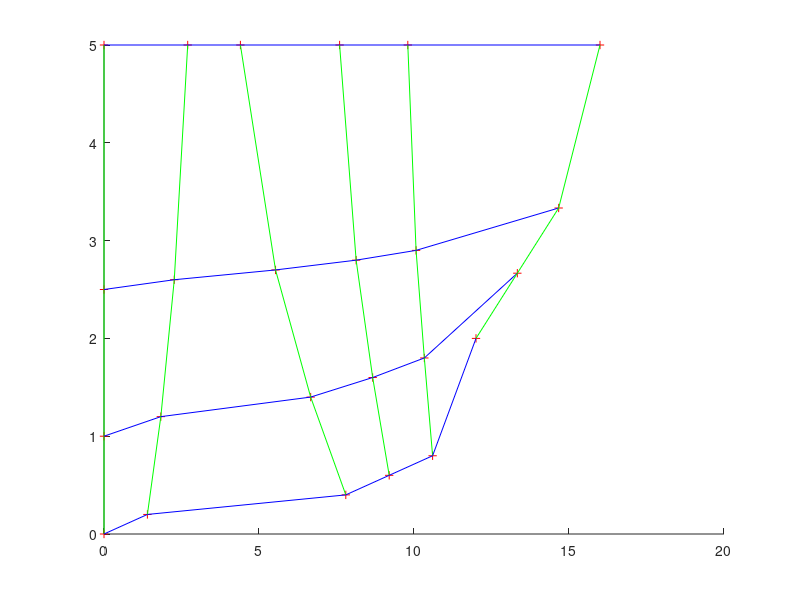

Here is the MATLAB script that generated this plot:
% Ränder definieren

north = [0,5;1.5,5;2,5;4,5;5,5;10,5];
east  = [10,1;10,2;10,3;10,5];
south = [0,0;1,0;7,0;8,0;9,0;10,1];
west  = [0,0;0,1;0,2.5;0,5];

%north = [0,5;5,5;8,5;10,5];
%east  = [10,0;9,2.5;10,5];
%south = [0,0;5,0;8,1;10,0];
%west  = [0,0;1,2.5;0,5];

figure(1)
clf;
hold on;


% Größen nach Abbildung 3.10
N = size(north,1)-1;
M = size(east,1)-1;

xs = @(xi) south(xi+1,:);
xn = @(xi) north(xi+1,:);
xw = @(eta)west(eta+1,:);
xe = @(eta)east(eta+1,:);

ptsx = ptsy = zeros(M+1,N+1);

% logisches Gitter durch iterieren
for xi = [0:N]
    for eta = [0:M]
        % Interpolationsvorschrift S. 59
        pt = (1-eta/M)*xs(xi)+(eta/M)*xn(xi)+(1-xi/N)*xw(eta)+xi/N*xe(eta)...
            - xi/N*(eta/M*xn(M)+(1-eta/M)*xs(M))-(1-xi/N)*(eta/M*xn(0)+(1-eta/M)*xs(0));
        
        % Nur noch Plotkram
        ptsx(xi+1,eta+1) = pt(1);
        ptsy(xi+1,eta+1) = pt(2);
        % Punkte plotten
        plot(pt(1),pt(2),'r+');
        % Kanten plotten
        if(xi>0)
            % horizontale Linien plotten
            plot([ptsx(xi,eta+1),pt(1)],[ptsy(xi,eta+1),pt(2)],'b-')
        end %if
        if(eta>0)
            % vertikale Linien plotten
            plot([ptsx(xi+1,eta),pt(1)],[ptsy(xi+1,eta),pt(2)],'g-')
        end %if
    end %for
end %for